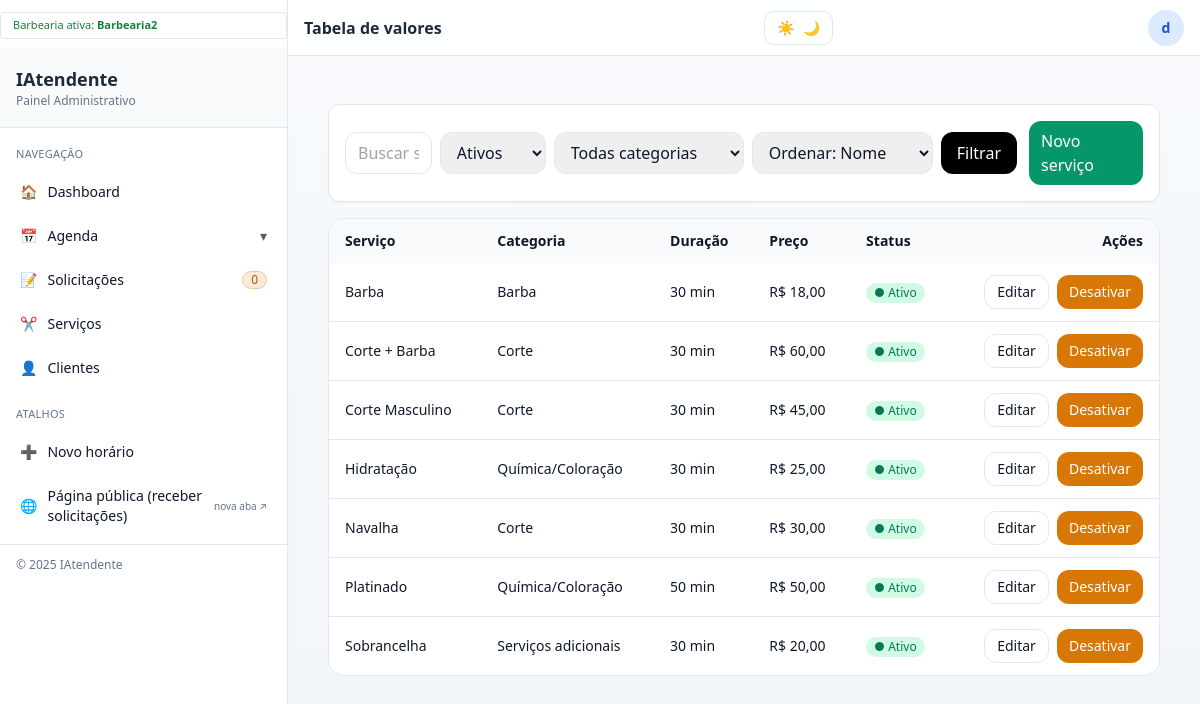
/barber2/servicos/ (signed in), run on the app's committed database.
### barbearias/models.py (models this page shows, shortened)
class BarberShop(models.Model):
    owner = models.ForeignKey(
        settings.AUTH_USER_MODEL,
        on_delete=models.SET_NULL,
        null=True, blank=True,
        related_name="owned_shops",
    )
    nome = models.CharField(max_length=120)
    slug = models.SlugField(max_length=140, unique=True)
    telefone = models.CharField(max_length=32, blank=True)
    timezone = models.CharField(max_length=64, default="America/Sao_Paulo")
    created_at = models.DateTimeField(auto_now_add=True)
    instance = models.CharField(
        max_length=120,
        blank=True, null=True,
        db_index=True,
        help_text="Identificador externo da instância (ex.: provedor/whatsapp)."
    )
    api_key = models.CharField(
        max_length=255,
        blank=True, null=True,
        help_text="Chave de API fornecida pelo cliente/serviço externo.",
    )
    class Meta:
        ordering = ["nome"]
    class Meta:
        ordering = ["nome"]

### servicos/models.py (models this page shows, shortened)
class Servico(models.Model):
    CATEGORIAS = (
        ("corte", "Corte"),
        ("barba", "Barba"),
        ("combo", "Combo"),
        ("quimica", "Química/Coloração"),
        ("add_on", "Serviços adicionais"),
    )
    shop = models.ForeignKey(BarberShop, null=True, blank=True, on_delete=models.CASCADE, related_name="servicos")
    nome = models.CharField(max_length=120, unique=True)
    categoria = models.CharField(max_length=20, choices=CATEGORIAS, default="corte")
    preco = models.DecimalField(max_digits=8, decimal_places=2, default=Decimal("0.00"))
    duracao_min = models.PositiveIntegerField(default=30)
    descricao = models.TextField(null=True, blank=True)
    ativo = models.BooleanField(default=True)
    created_at = models.DateTimeField(auto_now_add=True)
    updated_at = models.DateTimeField(auto_now=True)
    class Meta:
        ordering = ["nome"]
        indexes = [models.Index(fields=["nome"])]

### servicos/views.py (the view)
# urls.py: path("", views.servicos_lista, name="lista"),
@login_required
@require_shop_member
def servicos_lista(request: HttpRequest, shop_slug: str) -> HttpResponse:
    shop = _get_shop_or_404(shop_slug)
    q = (request.GET.get("q") or "").strip()
    status_ = (request.GET.get("status") or "ativos").strip()   # ativos|inativos|todos
    categoria = (request.GET.get("categoria") or "").strip()
    order = (request.GET.get("order") or "nome").strip()        # nome|preco|duracao
    qs = Servico.objects.filter(shop=shop)
    if q:
        qs = qs.filter(
            Q(nome__icontains=q) |
            Q(descricao__icontains=q) |
            Q(categoria__icontains=q)
        )
    if categoria:
        qs = qs.filter(categoria=categoria)
    if status_ == "ativos":
        qs = qs.filter(ativo=True)
    elif status_ == "inativos":
        qs = qs.filter(ativo=False)
    if order == "duracao":
        qs = qs.order_by("duracao_min", "nome")
    elif order == "preco":
        qs = qs.order_by("preco", "nome")
    else:
        qs = qs.order_by("nome")
    page_obj = Paginator(qs, 20).get_page(request.GET.get("page"))
    ctx = {
        "title": "Tabela de valores",
        "shop": shop,
        "servicos": page_obj,
        "page_obj": page_obj,
        "filters": {"q": q, "status": status_, "order": order, "categoria": categoria},
    }
    return render(request, "servicos/servicos_lista.html", ctx)

### servicos/templates/servicos/servicos_lista.html (shortened to what this page needs)
{% extends "painel/base.html" %}
{% load l10n %}
{% block header %}Tabela de valores{% endblock %}
{% block content %}
<div class="mx-auto max-w-7xl px-4 py-6 space-y-4">
  <div class="bg-white rounded-xl shadow-sm border border-gray-200 p-4">
    <form method="get" class="flex flex-col gap-3 md:flex-row md:items-center md:justify-between">
      <div class="flex gap-2 w-full md:max-w-2xl">
        <input type="text" name="q" value="{{ filters.q|default_if_none:'' }}"
               class="w-full rounded-xl border px-3 py-2" placeholder="Buscar serviço">
        <select name="status" class="rounded-xl border px-3 py-2">
          <option value="ativos"   {% if filters.status == 'ativos' %}selected{% endif %}>Ativos</option>
        </select>
        <select name="categoria" class="rounded-xl border px-3 py-2">
          <option value="">Todas categorias</option>
        </select>
        <select name="order" class="rounded-xl border px-3 py-2">
          <option value="nome"    {% if filters.order == 'nome' %}selected{% endif %}>Ordenar: Nome</option>
        </select>
        <button class="rounded-xl px-4 py-2 bg-black text-white">Filtrar</button>
      </div>
      <div class="flex gap-2">
        <a href="{% url 'servicos:novo' shop.slug %}"
           class="rounded-xl px-3 py-2 bg-emerald-600 text-white hover:bg-emerald-700">Novo serviço</a>
      </div>
    </form>
  </div>
  <div class="bg-white rounded-2xl border overflow-hidden">
    <table class="min-w-full text-sm">
      <thead class="bg-gray-50 text-left">
        <tr>
          <th class="px-4 py-3 font-semibold">Serviço</th>
          <th class="px-4 py-3 font-semibold">Categoria</th>
          <th class="px-4 py-3 font-semibold">Duração</th>
          <th class="px-4 py-3 font-semibold">Preço</th>
          <th class="px-4 py-3 font-semibold">Status</th>
          <th class="px-4 py-3 font-semibold text-right">Ações</th>
        </tr>
      </thead>
      <tbody class="divide-y">
        {% for s in servicos %}
          <tr id="row-{{ s.id }}" class="hover:bg-gray-50">
            <td class="px-4 py-3">
              <a href="{% url 'servicos:detalhe' shop.slug s.id %}" class="font-medium text-gray-900 hover:underline">
                {{ s.nome }}
              </a>
            </td>
            <td class="px-4 py-3">{{ s.get_categoria_display }}</td>
            <td class="px-4 py-3">{{ s.duracao_min }} min</td>
            <td class="px-4 py-3">R$ {{ s.preco|floatformat:2|localize }}</td>
            <td class="px-4 py-3">
              <span id="pill-{{ s.id }}" class="inline-flex items-center gap-1 rounded-full px-2 py-0.5 text-xs
                {% if s.ativo %} bg-emerald-100 text-emerald-700 {% else %} bg-gray-100 text-gray-600 {% endif %}">
                ● {% if s.ativo %}Ativo{% else %}Inativo{% endif %}
              </span>
            </td>
            <td class="px-4 py-3">
              <div class="flex justify-end gap-2">
                <a href="{% url 'servicos:editar' shop.slug s.id %}" class="rounded-xl border px-3 py-1.5 hover:bg-gray-50">Editar</a>
                <button type="button" class="rounded-xl px-3 py-1.5
                        {% if s.ativo %} bg-amber-600 text-white hover:bg-amber-700 {% else %} border hover:bg-gray-50 {% endif %}"
                        onclick="toggleAtivo({{ s.id }})">
                  {% if s.ativo %}Desativar{% else %}Ativar{% endif %}
                </button>
              </div>
            </td>
          </tr>
        {% empty %}
          <tr><td colspan="6" class="px-4 py-8 text-center text-gray-500">Nenhum serviço cadastrado.</td></tr>
        {% endfor %}
      </tbody>
    </table>
  </div>
</div>
{% endblock %}

### painel/templates/painel/base.html (shortened to what this page needs)
{% load static %}
<!DOCTYPE html>
<html lang="pt-br" class="h-full">
<head>
  <link rel="stylesheet" href="{% static 'build/tailwind.css' %}">
  <link rel="stylesheet" href="{% static '/painel/base-crm.css' %}">
  <link rel="stylesheet" href="{% static '/painel/ia.css' %}">
  <link rel="stylesheet" href="{% static '/painel/styles.css' %}">
</head>
<body class="min-h-full bg-gradient-to-b from-slate-50 to-slate-100 text-slate-900">
  {% firstof shop.slug request.shop.slug "" as shop_slug %}
  <div class="min-h-screen flex">
    <aside class="ia-sidebar fixed lg:static inset-y-0 left-0 z-40 w-72
                  -translate-x-full peer-checked:translate-x-0 lg:translate-x-0
                  transition-transform duration-200 bg-white border-r border-gray-200 shadow-sm
                  flex flex-col">
      <div class="flex-1 overflow-y-auto">
        {% include "painel/_sidebar.html" %}
      </div>
      <div class="px-4 py-3 border-t text-xs text-slate-500">
        © {% now "Y" %} IAtendente
      </div>
    </aside>
    <main class="flex-1 min-w-0 flex flex-col">
      <header class="ia-topbar h-14 bg-white border-b border-gray-200 flex items-center justify-between px-3 sm:px-4">
        <div class="flex items-center gap-2">
          <h1 class="font-semibold text-slate-800 truncate">
            {% block header %}{{ title|default:"" }}{% endblock %}
          </h1>
        </div>
      <button id="theme-toggle" class="btn btn-outline ml-2" type="button" aria-label="Alternar tema"
        title="Alternar tema">
        <span class="theme-icon-sun">☀️</span>
        <span class="theme-icon-moon">🌙</span>
      </button>
        {% if request.user.is_authenticated %}
        <details class="relative group">
          <summary class="flex items-center gap-2 cursor-pointer list-none">
            <div
              class="w-9 h-9 rounded-full bg-blue-100 flex items-center justify-center text-sm font-bold text-blue-700">
              {{ request.user.first_name|slice:":1"|default:"U" }}
            </div>
          </summary>
        </details>
        {% else %}
        <a href="{% url 'barb_auth:login' %}"
          class="px-3 py-2 rounded-md bg-blue-600 text-white text-sm hover:bg-blue-700">
          Entrar
        </a>
        {% endif %}
      </header>
      <div class="p-4 sm:p-6 max-w-7xl w-full mx-auto">
        {% block content %}{% endblock %}
      </div>
    </main>
  </div>
</body>
</html>

### painel/templates/painel/_sidebar.html (shortened to what this page needs)
{% with rm=request.resolver_match|default:'' ns=rm.namespace|default:'' url_name=rm.url_name|default:'' pending=solicitacoes_pendentes_count|default:0 %}
  {% if shop %}
    <div class="px-3 py-1 mx-3 mt-3 mb-2 text-[11px] font-medium text-green-700 bg-green-50 border border-green-200 rounded">
      Barbearia ativa: <span class="font-semibold">{{ shop.nome|default:shop.slug }}</span>
    </div>
  {% else %}
    <div class="px-3 py-1 mx-3 mt-3 mb-2 text-[11px] font-medium text-red-700 bg-red-50 border border-red-200 rounded">
      Nenhuma barbearia ativa. <a href="{% url 'painel:dashboard' %}" class="underline hover:no-underline">Selecionar</a>
    </div>
  {% endif %}
  <div class="ia-sidebar__brand px-4 py-4 border-b border-gray-200 bg-slate-50">
    {% if request.user.is_authenticated %}
      <a href="{% url 'painel:dashboard' %}" class="block">
        <div class="ia-sidebar__title text-lg font-bold text-slate-800">IAtendente</div>
        <div class="ia-sidebar__sub text-xs text-gray-500">Painel Administrativo</div>
      </a>
    {% else %}
      <div class="ia-sidebar__title ia-text-muted text-lg font-bold text-slate-400">IAtendente</div>
      <div class="ia-sidebar__sub ia-text-muted text-xs text-gray-400">Painel Administrativo</div>
    {% endif %}
  </div>
  <nav class="ia-nav p-3 text-sm" role="navigation" aria-label="Navegação principal">
    <div class="px-2 pt-2 pb-1 text-[11px] uppercase tracking-wide ia-text-muted text-gray-500">Navegação</div>
    <a href="{% url 'painel:dashboard' %}"
       class="ia-nav__link flex items-center gap-2 px-3 py-2 rounded-lg transition
              {% if ns == 'painel' and url_name == 'dashboard' %} ia-nav__link--active {% else %} text-slate-700 hover:bg-slate-50 {% endif %}"
       {% if ns == 'painel' and url_name == 'dashboard' %}aria-current="page"{% endif %}>
      <span>🏠</span><span>Dashboard</span>
    </a>
    <details class="group" {% if ns == 'agendamentos' %}open{% endif %}>
      <summary class="ia-nav__link flex items-center gap-2 px-3 py-2 rounded-lg cursor-pointer transition
                      {% if ns == 'agendamentos' %} ia-nav__link--active {% else %} text-slate-700 hover:bg-slate-50 {% endif %}">
        <span>📅</span><span class="flex-1">Agenda</span>
        <span class="opacity-70 transition-transform group-open:rotate-180">▾</span>
      </summary>
    </details>
    {% if shop %}
      <a href="{% url 'solicitacoes:solicitacoes' shop.slug %}"
         class="ia-nav__link flex items-center gap-2 px-3 py-2 rounded-lg transition
                {% if ns == 'solicitacoes' %} ia-nav__link--active {% else %} text-slate-700 hover:bg-slate-50 {% endif %}">
        <span>📝</span><span class="flex-1">Solicitações</span>
        <span class="ia-badge inline-flex items-center text-[11px] px-2 py-0.5 rounded-full">{{ pending|default:0 }}</span>
      </a>
    {% else %}
      <span class="block px-3 py-2 ia-text-muted">Solicitações indisponível</span>
    {% endif %}
    {% if shop %}
      <a href="{% url 'servicos:lista' shop.slug %}"
         class="ia-nav__link flex items-center gap-2 px-3 py-2 rounded-lg transition
                {% if ns == 'servicos' %} ia-nav__link--active {% else %} text-slate-700 hover:bg-slate-50 {% endif %}">
        <span>✂️</span><span>Serviços</span>
      </a>
    {% else %}
      <span class="block px-3 py-2 ia-text-muted">Serviços indisponível</span>
    {% endif %}
    {% if shop %}
      <a href="{% url 'clientes:lista' shop.slug %}"
         class="ia-nav__link flex items-center gap-2 px-3 py-2 rounded-lg transition
                {% if ns == 'clientes' %} ia-nav__link--active {% else %} text-slate-700 hover:bg-slate-50 {% endif %}">
        <span>👤</span><span>Clientes</span>
      </a>
    {% else %}
      <span class="block px-3 py-2 ia-text-muted">Clientes indisponível</span>
    {% endif %}
    <div class="px-2 pt-3 pb-1 text-[11px] uppercase tracking-wide ia-text-muted">Atalhos</div>
    {% if shop %}
      <a href="{% url 'agendamentos:agendamento_novo' shop.slug %}"
         class="ia-nav__link flex items-center gap-2 px-3 py-2 rounded-lg hover:bg-slate-50 transition">
        <span>➕</span><span>Novo horário</span>
      </a>
      {% url 'public:intake_shop' shop.slug as pub_url %}
      {% if pub_url %}
        <a href="{{ pub_url }}" target="_blank" rel="noopener"
           class="ia-nav__link flex items-center gap-2 px-3 py-2 rounded-lg hover:bg-slate-50 transition">
          <span>🌐</span>
          <span class="flex-1">Página pública (receber solicitações)</span>
          <span class="ml-auto text-[10px] ia-text-muted">nova aba ↗</span>
        </a>
      {% endif %}
    {% else %}
      <span class="block px-3 py-2 ia-text-muted">Atalhos indisponíveis</span>
    {% endif %}
  </nav>
{% endwith %}

### data on the page
BarberShop: nome "Barbearia2"
Servico: nome "Barba", categoria "Barba", duracao_min "30", preco "18,00", ativo "Ativo"
Servico: nome "Corte + Barba", categoria "Corte", duracao_min "30", preco "60,00", ativo "Ativo"
Servico: nome "Corte Masculino", categoria "Corte", duracao_min "30", preco "45,00", ativo "Ativo"
Servico: nome "Hidratação", categoria "Química/Coloração", duracao_min "30", preco "25,00", ativo "Ativo"
Servico: nome "Navalha", categoria "Corte", duracao_min "30", preco "30,00", ativo "Ativo"
Servico: nome "Platinado", categoria "Química/Coloração", duracao_min "50", preco "50,00", ativo "Ativo"
Servico: nome "Sobrancelha", categoria "Serviços adicionais", duracao_min "30", preco "20,00", ativo "Ativo"

### other printed values
{{ pending|default:0 }} "0"
{{ request.user.first_name|slice:":1"|default:"U" }} "d"
